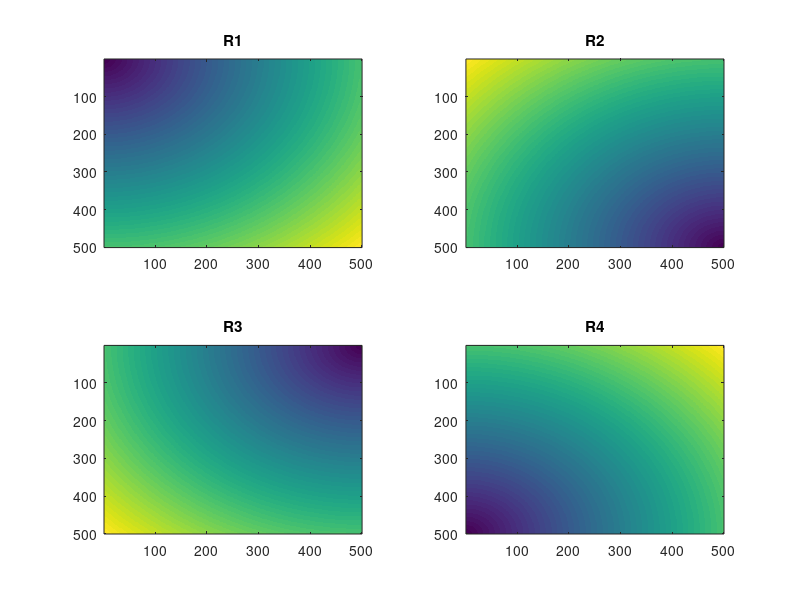

The MATLAB source for this figure: (Note: this script raises an error after producing the figure.)

% ==================== generate coord grid ===========================

x= 1:1:500;
y= 1:1:500;
[X,Y] = meshgrid(x,y); % greate rectangullar mesh
R1=sqrt(X.^2+Y.^2); %radius
R1 = floor(R1);     % we will use R1 as indices to extract the wave s1.

x= -500:1:-1;
y= -500:1:-1;
[X,Y] = meshgrid(x,y); % greate rectangullar mesh
R2=sqrt(X.^2+Y.^2); %radius
R2= floor(R2);

x= -500:1:-1;
y=  1:1:500;
[X,Y] = meshgrid(x,y); % greate rectangullar mesh
R3=sqrt(X.^2+Y.^2); %radius
R3 = floor(R3);     % we will use R3 as indices to extract the wave s2.

x=  1:1:500;
y= -500:1:-1;
[X,Y] = meshgrid(x,y); % greate rectangullar mesh
R4=sqrt(X.^2+Y.^2); %radius
R4 = floor(R4);    


% ===================== visualize coord grid ==========================

figure(110)
subplot(221)
imagesc(R1)
title("R1")

figure(110)
subplot(222)
imagesc(R2)
title("R2")

figure(110)
subplot(223)
imagesc(R3)
title("R3")

figure(110)
subplot(224)
imagesc(R4)
title("R4")


% ===================== visualize the signals in space ==========================

% here run "rec_waves_01" to record S1 and S2

load "waves_s1_s2"

%cut part of s1:

ss1= s1(1000:1710);
ss2 =s2(1:710);

figure 100
subplot(211); plot(ss1)
title("whistle")
subplot(212); plot(ss2)
title("vowel")

% project ss1 on R1, and ss2 on R2:

WM1 = ss1(R1);
size(WM1)

WM2 = ss2(R2);
size(WM2)

WM3 = ss2(R3);
size(WM3)


figure 120
subplot(221)
imagesc(WM1)
title("WM1")


subplot(222)
imagesc(WM3)
title("WM2")


% ---- create synthetic wave mixture

ZZ1 = WM1 + WM2;
subplot(223)
imagesc(ZZ1)
title("ZZ1=WM1+WM2")


ZZ2 = WM1 + WM3;
subplot(224)
imagesc(ZZ2)
title("ZZ2=WM1+WM3")


figure(222)
imagesc(ZZ2)
title("whistle and viwel in the air")